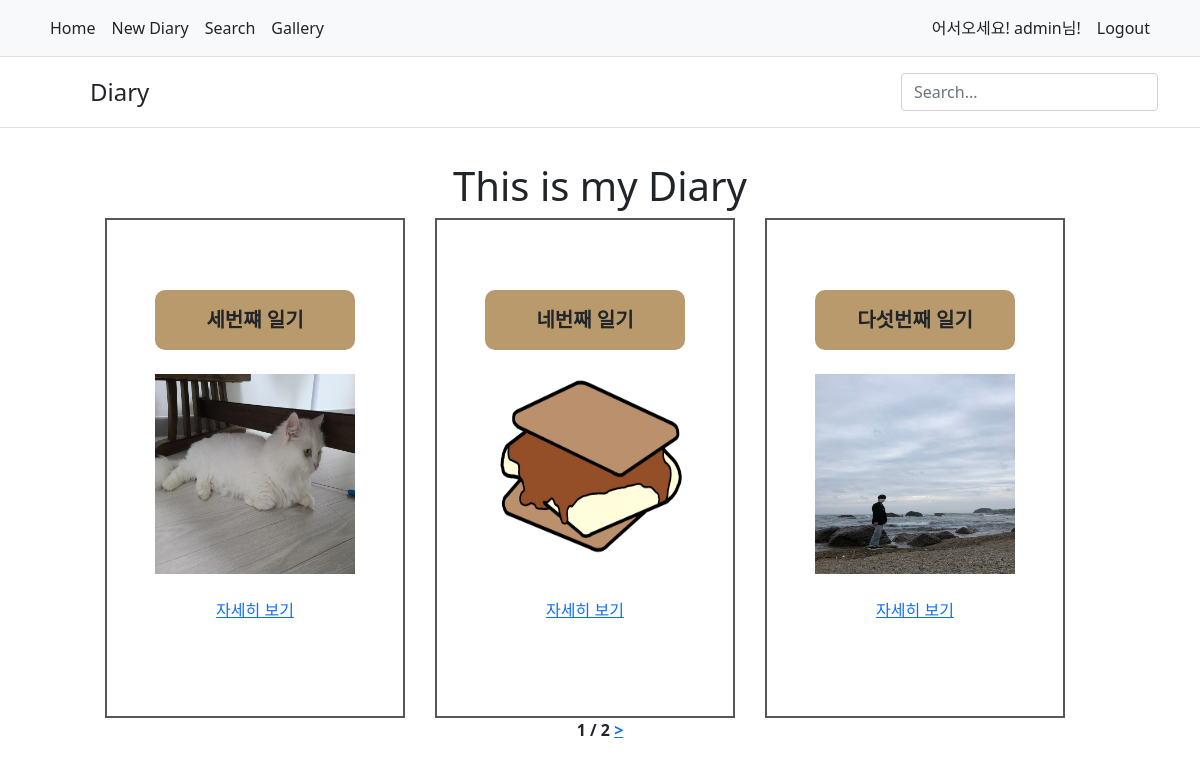
The app's page / (signed in) with its own data.
### diary/models.py (models this page shows, shortened)
class Diary(models.Model):
    title = models.CharField(max_length=50, default='')
    body = models.TextField(default='')
    time = models.DateTimeField()
    photo = models.ImageField(upload_to="diary/", blank=True, null=True)
    weather = models.CharField(max_length=20, default='')

### diary/views.py (the view)
# urls.py: 2. Add a URL to urlpatterns:  path('', views.home, name='home')
def home(request):
    diaryList = Diary.objects.all()
    paginator = Paginator(diaryList, 3)
    page_number = request.GET.get('page')
    page = paginator.get_page(page_number)
    search_word = request.POST.get('search_word')
    if search_word:
        diarys = diaryList.filter(title__icontains = search_word)
        return render(request, 'search.html', {'diary':diarys, 'search_word':search_word})
    return render(request, 'home.html', {'diary':page})

### diary/templates/home.html (shortened to what this page needs)
{% extends 'base.html' %}
{% load static %}
{% block link %} {% static 'css/home.css' %} {% endblock %}
    {% block body %}
    <h1>This is my Diary</h1>
    <div id="direction">
        {% for diaryDetail in diary %}
        <div class="diaryDetail">
            <span class="diaryTitle">{{diaryDetail.title}}</span><br>
            <span><img src="{{diaryDetail.photo.url}}" width="200" height="200" ></span><br>
            <a href="{% url 'detail' diaryDetail.id %}">
                자세히 보기
            </a><br>
        </div>
        {% endfor %}
    </div>
    <div class="diaryButton">
        <span>{{diary.number}}</span>
        <span>/</span>
        <span>{{diary.paginator.num_pages}}</span>
        {% if diary.has_next %}
        <a href='?page={{diary.next_page_number}}'>></a>
        {% endif %}
    </div>
    {% endblock %}

### diary/templates/base.html (shortened to what this page needs)
{% load socialaccount %}
<!DOCTYPE html>
<html lang="en">
<head>
    <link href="https://cdn.jsdelivr.net/npm/bootstrap@5.0.2/dist/css/bootstrap.min.css" rel="stylesheet">
    <link rel="stylesheet" href="{% block link %} {% endblock %}">
</head>
<body>
    <nav class="py-2 bg-light border-bottom">
        <div class="container d-flex flex-wrap">
          <ul class="nav me-auto">
            <li class="nav-item"><a href="{% url 'home' %}" class="nav-link link-dark px-2 active" aria-current="page">Home</a></li>
            <li class="nav-item"><a href="{% url 'add' %}" class="nav-link link-dark px-2">New Diary</a></li>
            <li class="nav-item"><a href="{% url 'search' %}" class="nav-link link-dark px-2">Search</a></li>
            <li class="nav-item"><a href="{% url 'gallery' %}" class="nav-link link-dark px-2">Gallery</a></li>
          </ul>
            <ul class="nav">
                {% if user.is_authenticated %}
                <li class="nav-item"><a class="nav-link link-dark px-2">어서오세요! {{user.username}}님!</a></li>
                <li class="nav-item"><a href="{% url 'logout' %}" class="nav-link link-dark px-2">Logout</a></li>
                {% endif %}
            </ul>
        </div>
      </nav>
      <header class="py-3 mb-4 border-bottom">
        <div class="container d-flex flex-wrap justify-content-center">
          <a href="/" class="d-flex align-items-center mb-3 mb-lg-0 me-lg-auto text-dark text-decoration-none">
            <svg class="bi me-2" width="40" height="32"><use xlink:href="#bootstrap"/></svg>
            <span class="fs-4">Diary</span>
          </a>
          <form class="col-12 col-lg-auto mb-3 mb-lg-0" action="" method="POST">
            <input type="search" class="form-control" name="search_word" placeholder="Search..." aria-label="Search">
          </form>
        </div>
      </header>
      <div id="blockBody">
          {% block body %} {% endblock %}
      </div>
</body>
</html>

### diary/static/css/home.css (style rules this page uses)
#blockBody { display: flex; width: 1200px; height: 600px; margin: auto; justify-content: center; align-items: center; flex-direction: column; }
#direction { display: flex; flex-direction: row; }
.diaryDetail { display: flex; width: 300px; height: 500px; justify-content: center; align-items: center; border: 2px solid rgb(87, 87, 87); flex-direction: column; margin-right: 30px; border-radius: px; }
.diaryTitle { display: flex; width: 200px; height: 60px; justify-content: center; align-items: center; background-color: rgb(185, 154, 108); border-radius: 10px; font-size: 20px; font-weight: bolder; }
.diaryButton { font-weight: bold; }

### records on screen
Diary: title "세번쨰 일기", photo (picture)
Diary: title "네번째 일기", photo (picture)
Diary: title "다섯번째 일기", photo (picture)

### other values on screen
{{ user.username }} "admin"
{{ diary.number }} "1"
{{ diary.paginator.num_pages }} "2"
